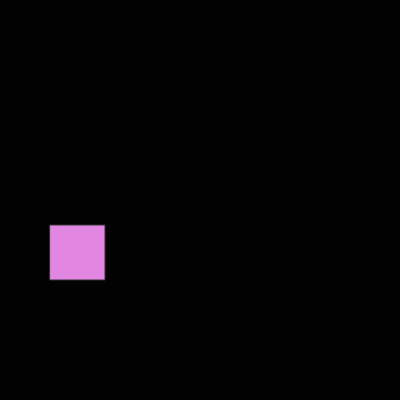
Frame 1 (no input)
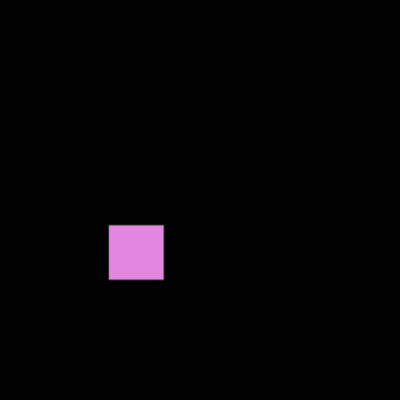
Frame 60 (no input)
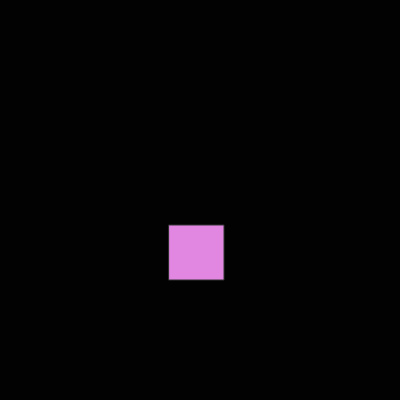
Frame 120 (the mouse pressed at the canvas centre since frame 60)

The p5.js sketch that drew these frames (run headless with seeded random() and noise() and a simulated clock; from frame 60 on, the mouse is pressed at the canvas centre):

// p5.js sketch
// ── sketch.js
/* 
Ellipses move sketch
Created by Lisa Jiang May 2017. 

*/
var rectA = 50;// starting point of rectangle is at the bottom of canvas
var rectB = 50;// starting point of canvas is bottom of canvas
var rectWidth= 55; //rectangle width
var rectHeight= 55;// rectangle height
var rectStroke = 51;//black stroke
var rectR = 225;// RGB red value
var rectG = 135;// RGB green value
var rectB = 225;// RGB blue value

canvBG = 2, 0, 0;//canvas background is black

// every P5 sketch (program) requires at least two functions: function setup() and function draw()
// function is a keyword that P5 recognizes as a funcition indicator
// setup() takes care of initializing the program and runs once.
function setup() { //parenthesis holds arguments or parameters.
  createCanvas(400, 400); // the createCanvas() function sets canvas size
}

// draw() takes care of items that are repeated until the canvas or browser window is closed. Animations can be set within the draw() loop
function draw() { // curly brackets contain a series of statements aka "lines of code".
  background(canvBG);
  stroke(rectStroke);
  fill(rectR, rectG, rectB);// pink
  stroke(rectStroke);
 rect(rectA, rectB, rectWidth, rectHeight);
  
  
  rectA = rectA + 1; //each time the function loops, 1 is added to x coordinate varA = 50 hence it appears to move across the screen
 
}
